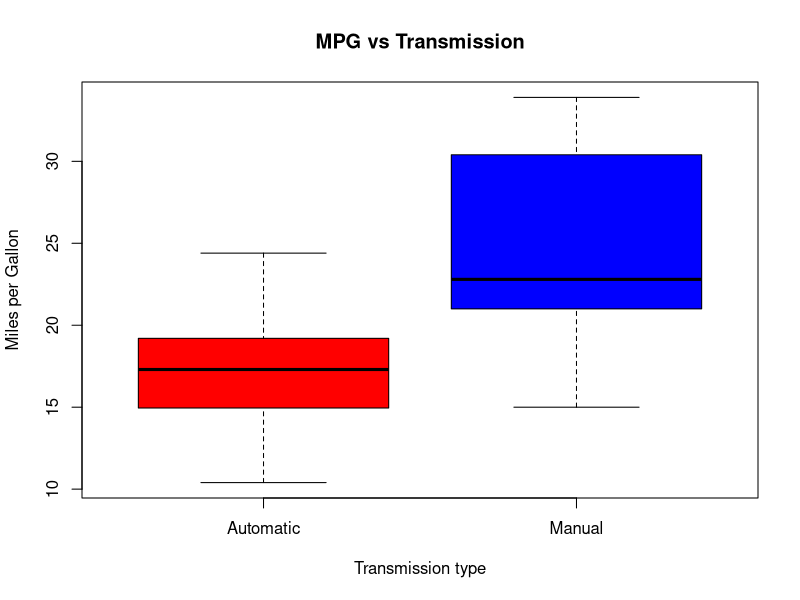
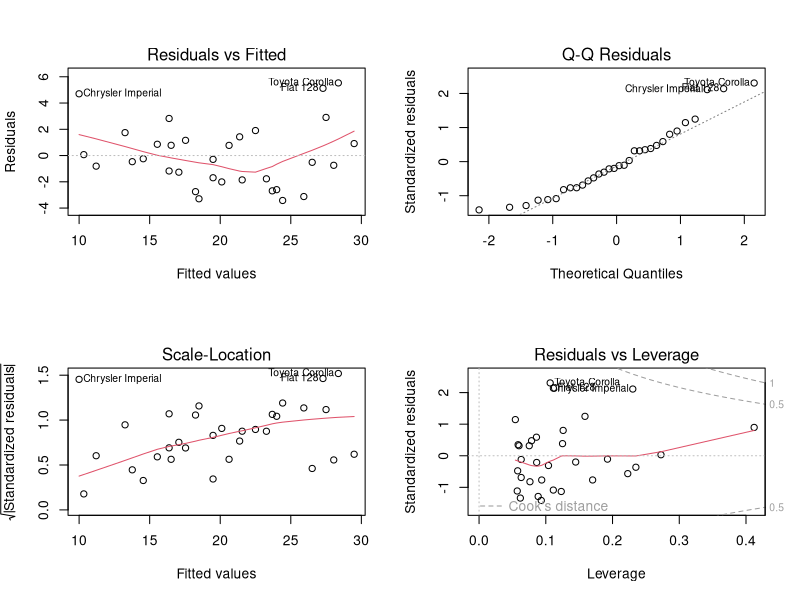

R code for these plots, in order:
## ---- chunk 1
knitr::opts_chunk$set(echo = TRUE)
## ---- chunk 2
summary(mtcars[mtcars$am==0,]$mpg)
## ---- chunk 3
summary(mtcars[mtcars$am==1,]$mpg)
## ---- chunk 4
boxplot(mpg ~am, data = mtcars, col = c("red","blue"), names=c("Automatic","Manual"),
        xlab="Transmission type", ylab = "Miles per Gallon", main = "MPG vs Transmission")
## ---- chunk 5
mdl1 <- lm(mpg~am, data = mtcars)
coef(mdl1)
## ---- chunk 6
mdl2 <- lm(mpg~am + cyl + disp + hp + wt, data = mtcars)
coef(mdl2)
## ---- chunk 7
mdl3 <- lm(mpg~am + wt + hp, data = mtcars)
coef(mdl3)
## ---- chunk 8
summary(mdl1)
## ---- chunk 9
summary(mdl2)
## ---- chunk 10
summary(mdl3)
## ---- chunk 11
par(mfrow = c(2, 2))  
plot(mdl3)
